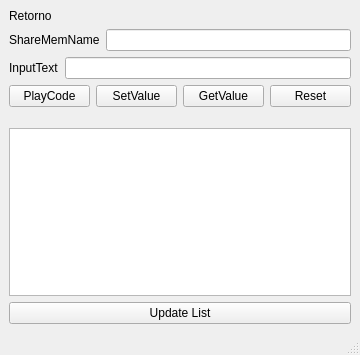
<?xml version="1.0" encoding="UTF-8"?>
<ui version="4.0">
 <class>MainWindow</class>
 <widget class="QMainWindow" name="MainWindow">
  <property name="geometry">
   <rect>
    <x>0</x>
    <y>0</y>
    <width>360</width>
    <height>355</height>
   </rect>
  </property>
  <property name="windowTitle">
   <string>MainWindow</string>
  </property>
  <widget class="QWidget" name="centralwidget">
   <layout class="QVBoxLayout" name="verticalLayout_2">
    <item>
     <layout class="QVBoxLayout" name="verticalLayout">
      <item>
       <widget class="QLabel" name="label">
        <property name="text">
         <string>Retorno</string>
        </property>
       </widget>
      </item>
      <item>
       <layout class="QHBoxLayout" name="horizontalLayout_3">
        <item>
         <widget class="QLabel" name="label_3">
          <property name="text">
           <string>ShareMemName</string>
          </property>
         </widget>
        </item>
        <item>
         <widget class="QLineEdit" name="smn"/>
        </item>
       </layout>
      </item>
      <item>
       <layout class="QHBoxLayout" name="horizontalLayout_2">
        <item>
         <widget class="QLabel" name="label_2">
          <property name="text">
           <string>InputText</string>
          </property>
         </widget>
        </item>
        <item>
         <widget class="QLineEdit" name="inptxt"/>
        </item>
       </layout>
      </item>
      <item>
       <layout class="QHBoxLayout" name="horizontalLayout">
        <item>
         <widget class="QPushButton" name="playCodeBtn">
          <property name="text">
           <string>PlayCode</string>
          </property>
         </widget>
        </item>
        <item>
         <widget class="QPushButton" name="setValBtn">
          <property name="text">
           <string>SetValue</string>
          </property>
         </widget>
        </item>
        <item>
         <widget class="QPushButton" name="getValBtn">
          <property name="text">
           <string>GetValue</string>
          </property>
         </widget>
        </item>
        <item>
         <widget class="QPushButton" name="resetBtn">
          <property name="text">
           <string>Reset</string>
          </property>
         </widget>
        </item>
       </layout>
      </item>
     </layout>
    </item>
    <item>
     <spacer name="verticalSpacer">
      <property name="orientation">
       <enum>Qt::Vertical</enum>
      </property>
      <property name="sizeHint" stdset="0">
       <size>
        <width>20</width>
        <height>40</height>
       </size>
      </property>
     </spacer>
    </item>
    <item>
     <widget class="QListWidget" name="listWidget"/>
    </item>
    <item>
     <widget class="QPushButton" name="updtBtn">
      <property name="text">
       <string>Update List</string>
      </property>
     </widget>
    </item>
   </layout>
  </widget>
  <widget class="QMenuBar" name="menubar">
   <property name="geometry">
    <rect>
     <x>0</x>
     <y>0</y>
     <width>360</width>
     <height>23</height>
    </rect>
   </property>
  </widget>
  <widget class="QStatusBar" name="statusbar"/>
 </widget>
 <resources/>
 <connections/>
</ui>
